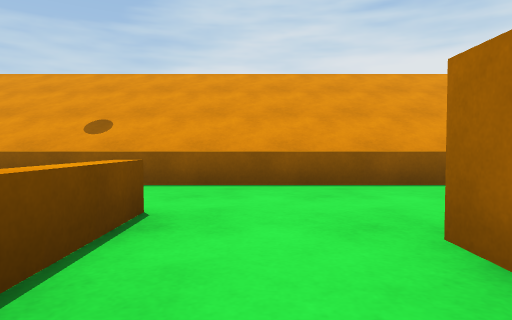
[1] (above)

12 first-person views from a walk through a scene from a Unity 3-D project. The camera is 0.51 m above the floor, tilts 2° down and sees 75° across. The floor is counted in squares, 1 m on a side. Each view is taken from the middle of a square. On the plan, view 1 faces up. The plan holds only what a view shows up to about 9 squares ahead; the rest is blank. The place goes on beyond the plan. The player character is not drawn.

[2]
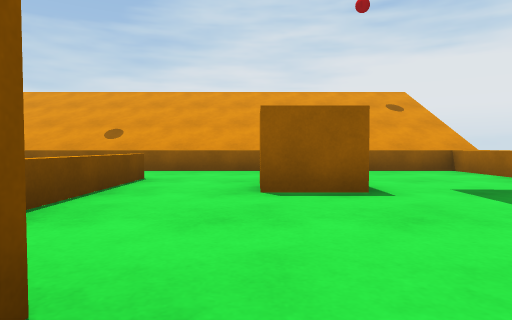

[3]
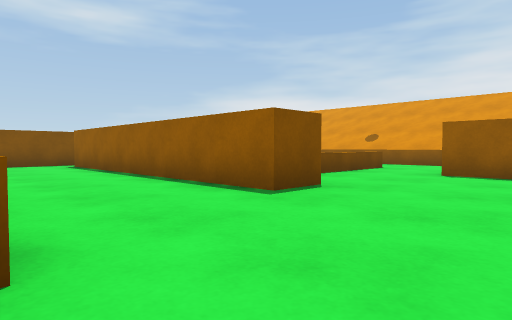

[4]
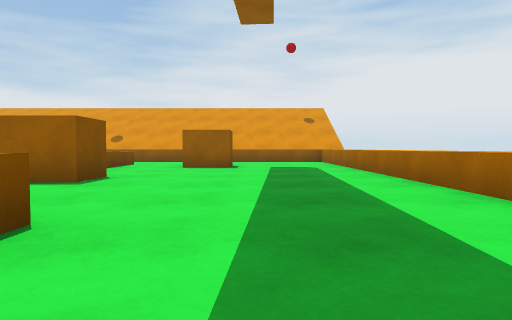

[5]
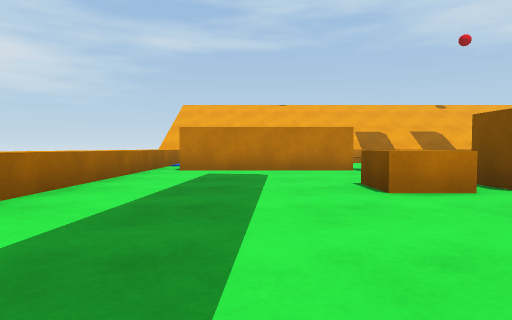

[6]
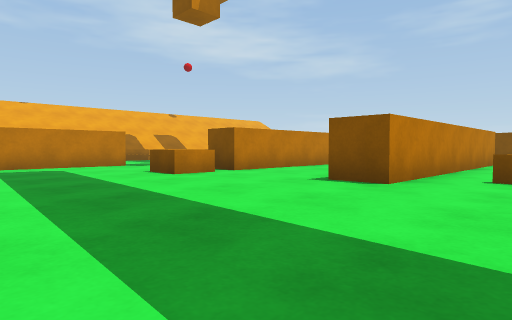

[7]
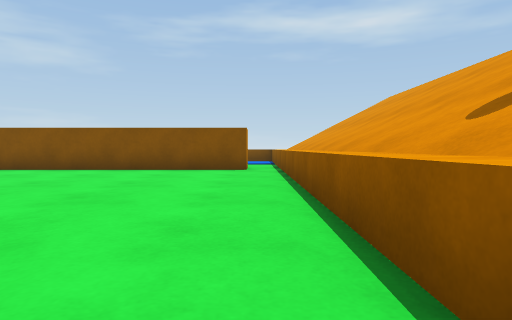

[8]
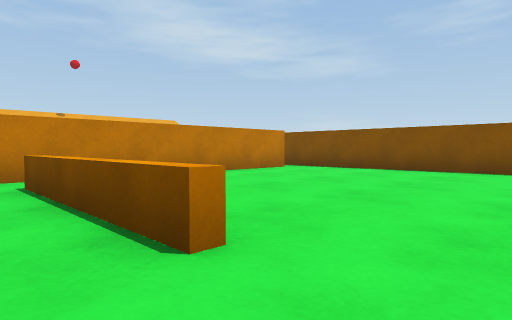

[9]
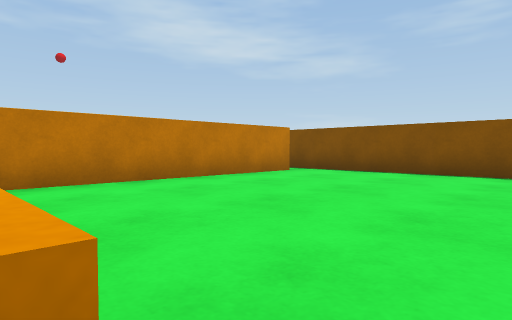

[10]
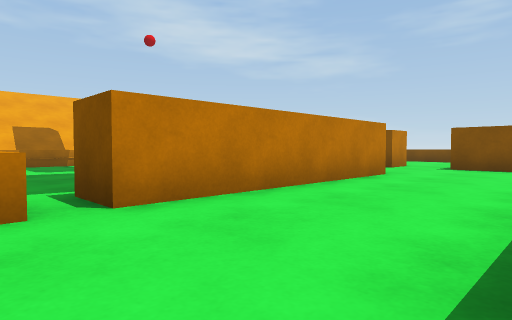

[11]
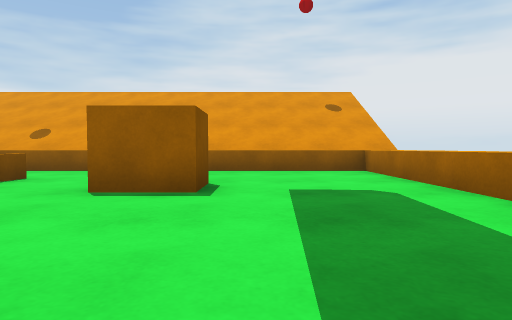

[12]
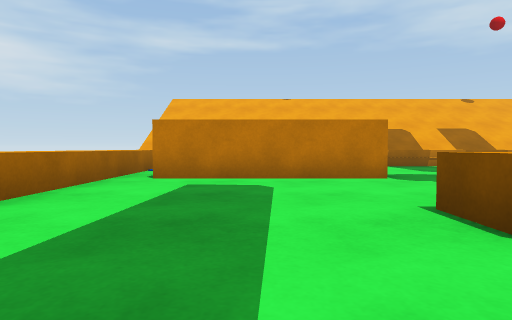

### Floor plan
Key: @ floor where view 1 was taken; # wall or solid block; x gap in a wall; . floor; = window, fence, low wall or low ledge; ^ raised ledge; B orange block; C orange cube.
Columns run from 9 left of view 1 to 6 right of it. Each row starts with its distance up from view 1.
  6 ^^^^^^^^^^^^^^^^
  5 ^^^^^^^^^^^^^^^^
  4 ##.............^
  3  #.............^
  2  #......=.BB...^
  1  #......=.BB...^
  0  #......=@.....^
 -1  #......x......^
 -2  #########.....^
 -3  #########.....^
 -4  #.............^
 -5  #.............^
 -6 ....#####xC....^
 -7 BB      #.C....^
 -8 BB      .......^
 -9         .......^
-10         ..####x^
-11         ..    .^
-12        ...     ^
-13        ..
-14         ^^

Where each view was taken, in squares from view 1:
view 1: 0 up, 0 right, facing up
view 2: 3 down, 1 right, facing up
view 3: 6 down, 3 right, facing up-left
view 4: 8 down, 3 right, facing up
view 5: 2 down, 3 right, facing down
view 6: 0 up, 5 right, facing down-left
view 7: 4 up, 0 right, facing left
view 8: 4 up, 0 right, facing down-left
view 9: 3 up, 1 left, facing down-left
view 10: 3 down, 1 right, facing down-left
view 11: 3 down, 3 right, facing up
view 12: 4 down, 3 right, facing down
